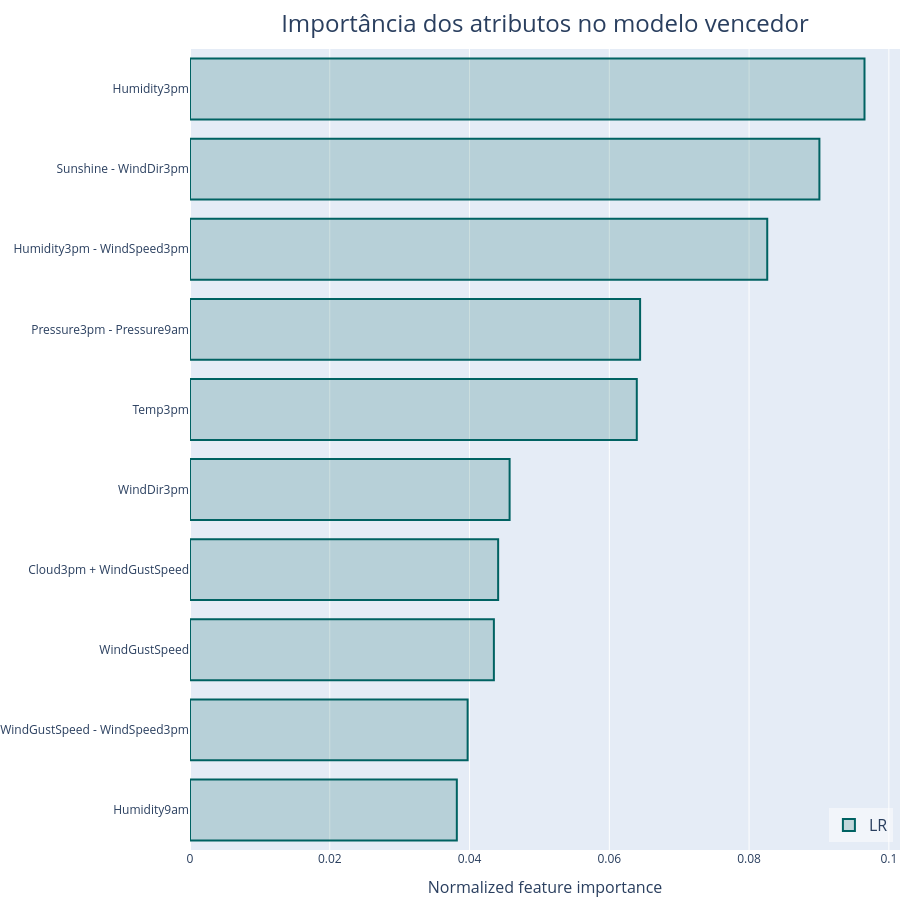

Notebook source saved alongside this figure:
### Code cell
experionml.winner.plot_feature_importance(
    show=10,
    title="Importância dos atributos no modelo vencedor",
)

### Figure 1 — Plotly figure (JSON) as saved in the notebook; plotly's stock layout.template omitted (floating-point values rounded to 4 significant figures)
{"data": [{"hovertemplate": "%{x}<extra></extra>", "legendgroup": "LR", "marker": {"color": "rgba(0, 98, 98, 0.2)", "line": {"color": "rgb(0, 98, 98)", "width": 2}}, "name": "LR", "orientation": "h", "showlegend": true, "type": "bar", "x": [0.09651, 0.09006, 0.0826, 0.0644, 0.06393, 0.04573, 0.04409, 0.04348, 0.03973, 0.03818, 0.03572, 0.03492, 0.02729, 0.02472, 0.02433, 0.02316, 0.01883, 0.01673, 0.01476, 0.01458, 0.0144, 0.01422, 0.01421, 0.0139, 0.01343, 0.009566, 0.009289, 0.008887, 0.007896, 0.00773, 0.007603, 0.007127, 0.006066, 0.005378, 0.005175, 0.005044, 0.003093, 0.002484, 0.0007347], "xaxis": "x", "y": ["Humidity3pm", "Sunshine - WindDir3pm", "Humidity3pm - WindSpeed3pm", "Pressure3pm - Pressure9am", "Temp3pm", "WindDir3pm", "Cloud3pm + WindGustSpeed", "WindGustSpeed", "WindGustSpeed - WindSpeed3pm", "Humidity9am", "MinTemp", "Evaporation", "WindGustDir", "WindDir9am", "Humidity9am + MinTemp", "WindSpeed3pm", "WindSpeed9am", "Evaporation + Rainfall", "Cloud3pm + WindGustDir", "Pressure3pm", "Pressure3pm + WindDir9am", "Pressure3pm - WindDir3pm", "Cloud3pm", "Cloud3pm + Temp9am", "Rainfall", "Pressure9am + Rainfall", "Temp9am", "Evaporation + WindSpeed3pm", "MinTemp + WindSpeed9am", "Cloud9am", "Pressure3pm + Rainfall", "Cloud9am - RainToday", "RainToday", "MaxTemp", "WindSpeed3pm - WindSpeed9am", "Evaporation + Temp9am", "Pressure9am", "RainToday + WindGustDir", "MaxTemp - Rainfall"], "yaxis": "y"}], "layout": {"bargroupgap": 0.05, "font": {"size": 12}, "height": 900, "hoverlabel": {"font": {"size": 16}}, "legend": {"bgcolor": "rgba(255, 255, 255, 0.5)", "font": {"size": 16}, "groupclick": "toggleitem", "traceorder": "grouped", "x": 0.99, "xanchor": "right", "y": 0.01, "yanchor": "bottom"}, "margin": {"b": 50, "l": 50, "pad": 0, "r": 0, "t": 49}, "showlegend": true, "title": {"font": {"size": 24}, "pad": {"b": 15, "t": 15}, "text": "Importância dos atributos no modelo vencedor", "x": 0.5, "xanchor": "center", "xref": "paper", "y": 1, "yanchor": "top"}, "width": 900, "xaxis": {"anchor": "y", "automargin": true, "domain": [0, 1], "title": {"font": {"size": 16}, "text": "Normalized feature importance"}}, "yaxis": {"anchor": "x", "automargin": true, "categoryorder": "total ascending", "domain": [0, 1], "range": [28.5, 38.5], "title": {"font": {"size": 16}}}}}
